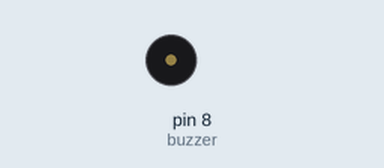
Recording of a sketch running on a simulated Arduino Uno, built with avr-gcc and run on an emulated ATmega328P. Shown: buzzer (waves = sounding, pin HIGH).

Above: at 2.1 s.
At 6.9 s:
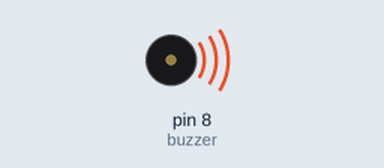
Timing chart, 0 to 7.4 s (numbered marks = the images above):
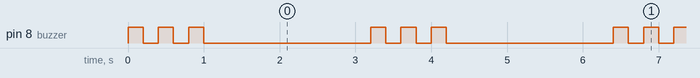

The sketch:

sketch_nov27d.ino
```cpp
int buzzer=8;

void setup() {
  // put your setup code here, to run once:
pinMode ( buzzer , OUTPUT);

}

void loop() {
  // put your main code here, to run repeatedly:
 digitalWrite (buzzer , HIGH);
 delay (200);
 digitalWrite ( buzzer , LOW);
 delay (200);
  digitalWrite (buzzer , HIGH);
 delay (200);
 digitalWrite ( buzzer , LOW);
 delay (200);
  digitalWrite (buzzer , HIGH);
 delay (200);
 digitalWrite ( buzzer , LOW);
 delay (200);
 delay(2000);

}
```

Measured:
- by itself, pin 8 (buzzer): repeats every 3.2 s: 2 × (LOW 0.20 s, HIGH 0.20 s), LOW 2.2 s, HIGH 0.20 s
- by itself, everything shown: repeats every 3.2 s, in 6 steps
